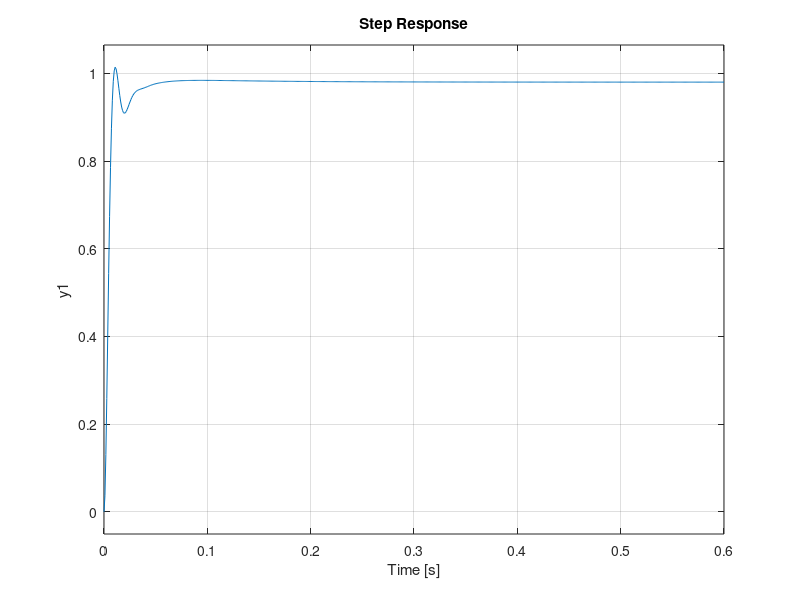

MATLAB code to generate this figure:

% THE CODE INSIDE THE COMMENTS IS THE DESIGN PROCESS.
% THE CODE NOT IN COMMENTS IS THE FINAL DESIGN.
% PRESS RUN TO GET FINAL RESPONSE


g=tf([100],[1 13 40])
% cl=feedback(g,1)

% step(cl)
% hold all
k=tf([19.6],[1])
gk=g*k
% cl1=feedback(gk,1)

% step(cl1)
% bode(gk)
% hold all
% % FIRST LEAD COMPENSATOR DESIGN ITERATIONS

% phi_degrees=[48:1:60]
% phi=phi_degrees*pi/180
% 
% for n=1:1:12
%     a2= (1+sin(phi(n)))/(1-sin(phi(n)))
%     tau= 1/(43.8*sqrt(a2))
%     lead=tf([a2*tau 1],[tau 1])
%     gklead=series(gk,lead)
%     hold all
%     bode(gklead)
% end

%     phi_degrees=60
%     phi=phi_degrees*pi/180
% 
%     a2= (1+sin(phi))/(1-sin(phi))
%     tau= 1/(43.8*sqrt(a2))
%     lead=tf([a2*tau 1],[tau 1])
%     gklead=series(gk,lead)
%     hold all
%     bode(gklead)
% 
lead1=tf([0.08521 1],[0.006118 1])
gklead1=series(gk,lead1)

% bode(gklead1)
% cl2=feedback(gklead1,1)
% step(cl2)

% SECOND LEAD COMP DESIGN ITERATIONS

% phi_degrees=[21:1:35]
% phi=phi_degrees*pi/180
% 
% for n=1:1:15
%     a2= (1+sin(phi(n)))/(1-sin(phi(n)))
%     tau= 1/(126*sqrt(a2))
%     lead2=tf([a2*tau 1],[tau 1])
%     gkleadlead2=series(gklead,lead2)
%     hold all
%     bode(gkleadlead2)
% end
% 
%     phi_degrees=35
%     phi=phi_degrees*pi/180
% 
%     a2= (1+sin(phi))/(1-sin(phi))
%     tau= 1/(126*sqrt(a2))
%     lead2=tf([a2*tau 1],[tau 1])
%     gkleadlead2=series(gklead,lead2)
%     hold all
%     bode(gkleadlead2)

lead2=tf([0.0152 1],[0.0041 1])
gklead1lead2=series(gklead1,lead2)

    
    cl3=feedback(gklead1lead2,1)
    step(cl3)